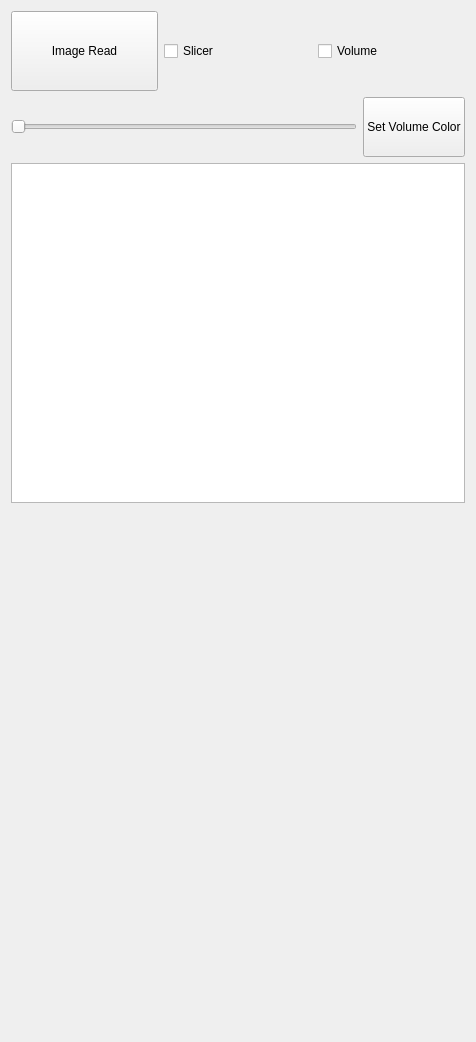
          <widget class="QWidget" name="fileReadPage">
           <property name="geometry">
            <rect>
             <x>0</x>
             <y>0</y>
             <width>476</width>
             <height>1042</height>
            </rect>
           </property>
           <property name="sizePolicy">
            <sizepolicy hsizetype="Expanding" vsizetype="Expanding">
             <horstretch>2</horstretch>
             <verstretch>2</verstretch>
            </sizepolicy>
           </property>
           <attribute name="label">
            <string>Read</string>
           </attribute>
           <layout class="QGridLayout" name="gridLayout_65">
            <item row="0" column="0">
             <layout class="QGridLayout" name="gridLayout_17">
              <item row="0" column="0">
               <widget class="QPushButton" name="ImageReadBtn">
                <property name="sizePolicy">
                 <sizepolicy hsizetype="Preferred" vsizetype="Preferred">
                  <horstretch>0</horstretch>
                  <verstretch>1</verstretch>
                 </sizepolicy>
                </property>
                <property name="minimumSize">
                 <size>
                  <width>60</width>
                  <height>80</height>
                 </size>
                </property>
                <property name="text">
                 <string>Image Read</string>
                </property>
               </widget>
              </item>
              <item row="0" column="2">
               <widget class="QCheckBox" name="showVolumeCheckBox">
                <property name="sizePolicy">
                 <sizepolicy hsizetype="Preferred" vsizetype="Preferred">
                  <horstretch>0</horstretch>
                  <verstretch>0</verstretch>
                 </sizepolicy>
                </property>
                <property name="text">
                 <string>Volume</string>
                </property>
               </widget>
              </item>
              <item row="0" column="1">
               <widget class="QCheckBox" name="showSlicerCheckBox">
                <property name="sizePolicy">
                 <sizepolicy hsizetype="Preferred" vsizetype="Preferred">
                  <horstretch>0</horstretch>
                  <verstretch>0</verstretch>
                 </sizepolicy>
                </property>
                <property name="text">
                 <string>Slicer</string>
                </property>
               </widget>
              </item>
             </layout>
            </item>
            <item row="1" column="0">
             <layout class="QHBoxLayout" name="horizontalLayout_18">
              <item>
               <widget class="QSlider" name="VolumeThresholdSlider">
                <property name="sizePolicy">
                 <sizepolicy hsizetype="Preferred" vsizetype="Fixed">
                  <horstretch>1</horstretch>
                  <verstretch>1</verstretch>
                 </sizepolicy>
                </property>
                <property name="minimumSize">
                 <size>
                  <width>0</width>
                  <height>30</height>
                 </size>
                </property>
                <property name="orientation">
                 <enum>Qt::Horizontal</enum>
                </property>
               </widget>
              </item>
              <item>
               <widget class="QPushButton" name="VolumeColorBtn">
                <property name="sizePolicy">
                 <sizepolicy hsizetype="Preferred" vsizetype="Preferred">
                  <horstretch>0</horstretch>
                  <verstretch>0</verstretch>
                 </sizepolicy>
                </property>
                <property name="minimumSize">
                 <size>
                  <width>0</width>
                  <height>60</height>
                 </size>
                </property>
                <property name="text">
                 <string>Set Volume Color</string>
                </property>
               </widget>
              </item>
             </layout>
            </item>
            <item row="2" column="0">
             <widget class="QListWidget" name="ImageListWidget">
              <property name="sizePolicy">
               <sizepolicy hsizetype="Expanding" vsizetype="Expanding">
                <horstretch>2</horstretch>
                <verstretch>2</verstretch>
               </sizepolicy>
              </property>
             </widget>
            </item>
            <item row="3" column="0">
             <spacer name="verticalSpacer">
              <property name="orientation">
               <enum>Qt::Vertical</enum>
              </property>
              <property name="sizeHint" stdset="0">
               <size>
                <width>20</width>
                <height>528</height>
               </size>
              </property>
             </spacer>
            </item>
           </layout>
          </widget>
